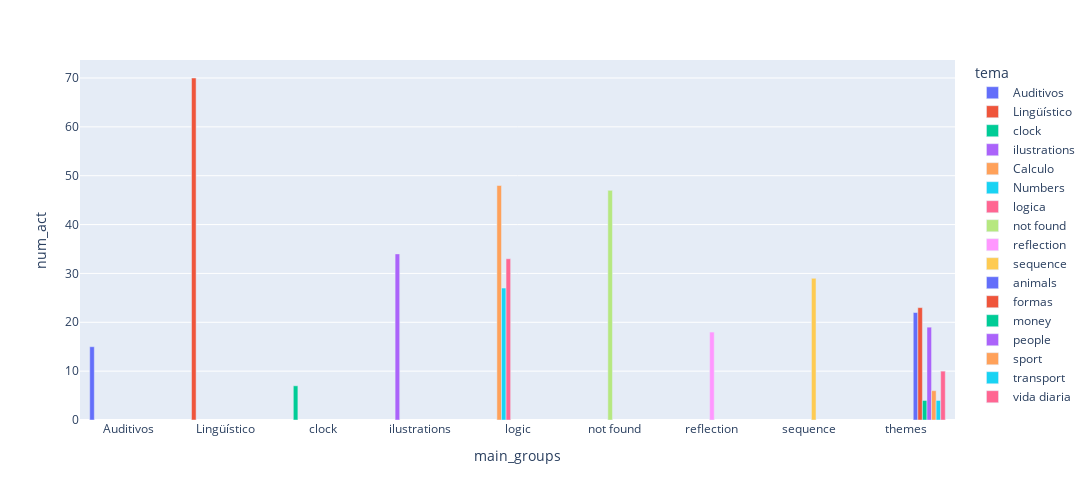

Write notebook code for a chart like this one.
### Code cell
data = pd.read_csv("classified_v1.csv")
import plotly.express as px
px.bar(
    (data.groupby(["main_groups", "tema"])["code"].nunique().reset_index(name= "num_act")),
    x = "main_groups",
    y = "num_act",
    color = "tema",
    barmode = "group",
    width=1500,   # increase width
    height=500
)

### Figure 1 — Plotly figure (JSON) as saved in the notebook; plotly's stock layout.template omitted (floating-point values rounded to 4 significant figures)
{"data": [{"alignmentgroup": "True", "hovertemplate": "tema=Auditivos<br>main_groups=%{x}<br>num_act=%{y}<extra></extra>", "legendgroup": "Auditivos", "marker": {"color": "#636efa", "pattern": {"shape": ""}}, "name": "Auditivos", "offsetgroup": "Auditivos", "orientation": "v", "showlegend": true, "textposition": "auto", "type": "bar", "x": ["Auditivos"], "xaxis": "x", "y": [15], "yaxis": "y"}, {"alignmentgroup": "True", "hovertemplate": "tema=Lingüístico<br>main_groups=%{x}<br>num_act=%{y}<extra></extra>", "legendgroup": "Lingüístico", "marker": {"color": "#EF553B", "pattern": {"shape": ""}}, "name": "Lingüístico", "offsetgroup": "Lingüístico", "orientation": "v", "showlegend": true, "textposition": "auto", "type": "bar", "x": ["Lingüístico"], "xaxis": "x", "y": [70], "yaxis": "y"}, {"alignmentgroup": "True", "hovertemplate": "tema=clock<br>main_groups=%{x}<br>num_act=%{y}<extra></extra>", "legendgroup": "clock", "marker": {"color": "#00cc96", "pattern": {"shape": ""}}, "name": "clock", "offsetgroup": "clock", "orientation": "v", "showlegend": true, "textposition": "auto", "type": "bar", "x": ["clock"], "xaxis": "x", "y": [7], "yaxis": "y"}, {"alignmentgroup": "True", "hovertemplate": "tema=ilustrations<br>main_groups=%{x}<br>num_act=%{y}<extra></extra>", "legendgroup": "ilustrations", "marker": {"color": "#ab63fa", "pattern": {"shape": ""}}, "name": "ilustrations", "offsetgroup": "ilustrations", "orientation": "v", "showlegend": true, "textposition": "auto", "type": "bar", "x": ["ilustrations"], "xaxis": "x", "y": [34], "yaxis": "y"}, {"alignmentgroup": "True", "hovertemplate": "tema=Calculo<br>main_groups=%{x}<br>num_act=%{y}<extra></extra>", "legendgroup": "Calculo", "marker": {"color": "#FFA15A", "pattern": {"shape": ""}}, "name": "Calculo", "offsetgroup": "Calculo", "orientation": "v", "showlegend": true, "textposition": "auto", "type": "bar", "x": ["logic"], "xaxis": "x", "y": [48], "yaxis": "y"}, {"alignmentgroup": "True", "hovertemplate": "tema=Numbers<br>main_groups=%{x}<br>num_act=%{y}<extra></extra>", "legendgroup": "Numbers", "marker": {"color": "#19d3f3", "pattern": {"shape": ""}}, "name": "Numbers", "offsetgroup": "Numbers", "orientation": "v", "showlegend": true, "textposition": "auto", "type": "bar", "x": ["logic"], "xaxis": "x", "y": [27], "yaxis": "y"}, {"alignmentgroup": "True", "hovertemplate": "tema=logica<br>main_groups=%{x}<br>num_act=%{y}<extra></extra>", "legendgroup": "logica", "marker": {"color": "#FF6692", "pattern": {"shape": ""}}, "name": "logica", "offsetgroup": "logica", "orientation": "v", "showlegend": true, "textposition": "auto", "type": "bar", "x": ["logic"], "xaxis": "x", "y": [33], "yaxis": "y"}, {"alignmentgroup": "True", "hovertemplate": "tema=not found<br>main_groups=%{x}<br>num_act=%{y}<extra></extra>", "legendgroup": "not found", "marker": {"color": "#B6E880", "pattern": {"shape": ""}}, "name": "not found", "offsetgroup": "not found", "orientation": "v", "showlegend": true, "textposition": "auto", "type": "bar", "x": ["not found"], "xaxis": "x", "y": [47], "yaxis": "y"}, {"alignmentgroup": "True", "hovertemplate": "tema=reflection<br>main_groups=%{x}<br>num_act=%{y}<extra></extra>", "legendgroup": "reflection", "marker": {"color": "#FF97FF", "pattern": {"shape": ""}}, "name": "reflection", "offsetgroup": "reflection", "orientation": "v", "showlegend": true, "textposition": "auto", "type": "bar", "x": ["reflection"], "xaxis": "x", "y": [18], "yaxis": "y"}, {"alignmentgroup": "True", "hovertemplate": "tema=sequence<br>main_groups=%{x}<br>num_act=%{y}<extra></extra>", "legendgroup": "sequence", "marker": {"color": "#FECB52", "pattern": {"shape": ""}}, "name": "sequence", "offsetgroup": "sequence", "orientation": "v", "showlegend": true, "textposition": "auto", "type": "bar", "x": ["sequence"], "xaxis": "x", "y": [29], "yaxis": "y"}, {"alignmentgroup": "True", "hovertemplate": "tema=animals<br>main_groups=%{x}<br>num_act=%{y}<extra></extra>", "legendgroup": "animals", "marker": {"color": "#636efa", "pattern": {"shape": ""}}, "name": "animals", "offsetgroup": "animals", "orientation": "v", "showlegend": true, "textposition": "auto", "type": "bar", "x": ["themes"], "xaxis": "x", "y": [22], "yaxis": "y"}, {"alignmentgroup": "True", "hovertemplate": "tema=formas<br>main_groups=%{x}<br>num_act=%{y}<extra></extra>", "legendgroup": "formas", "marker": {"color": "#EF553B", "pattern": {"shape": ""}}, "name": "formas", "offsetgroup": "formas", "orientation": "v", "showlegend": true, "textposition": "auto", "type": "bar", "x": ["themes"], "xaxis": "x", "y": [23], "yaxis": "y"}, {"alignmentgroup": "True", "hovertemplate": "tema=money<br>main_groups=%{x}<br>num_act=%{y}<extra></extra>", "legendgroup": "money", "marker": {"color": "#00cc96", "pattern": {"shape": ""}}, "name": "money", "offsetgroup": "money", "orientation": "v", "showlegend": true, "textposition": "auto", "type": "bar", "x": ["themes"], "xaxis": "x", "y": [4], "yaxis": "y"}, {"alignmentgroup": "True", "hovertemplate": "tema=people<br>main_groups=%{x}<br>num_act=%{y}<extra></extra>", "legendgroup": "people", "marker": {"color": "#ab63fa", "pattern": {"shape": ""}}, "name": "people", "offsetgroup": "people", "orientation": "v", "showlegend": true, "textposition": "auto", "type": "bar", "x": ["themes"], "xaxis": "x", "y": [19], "yaxis": "y"}, {"alignmentgroup": "True", "hovertemplate": "tema=sport<br>main_groups=%{x}<br>num_act=%{y}<extra></extra>", "legendgroup": "sport", "marker": {"color": "#FFA15A", "pattern": {"shape": ""}}, "name": "sport", "offsetgroup": "sport", "orientation": "v", "showlegend": true, "textposition": "auto", "type": "bar", "x": ["themes"], "xaxis": "x", "y": [6], "yaxis": "y"}, {"alignmentgroup": "True", "hovertemplate": "tema=transport<br>main_groups=%{x}<br>num_act=%{y}<extra></extra>", "legendgroup": "transport", "marker": {"color": "#19d3f3", "pattern": {"shape": ""}}, "name": "transport", "offsetgroup": "transport", "orientation": "v", "showlegend": true, "textposition": "auto", "type": "bar", "x": ["themes"], "xaxis": "x", "y": [4], "yaxis": "y"}, {"alignmentgroup": "True", "hovertemplate": "tema=vida diaria<br>main_groups=%{x}<br>num_act=%{y}<extra></extra>", "legendgroup": "vida diaria", "marker": {"color": "#FF6692", "pattern": {"shape": ""}}, "name": "vida diaria", "offsetgroup": "vida diaria", "orientation": "v", "showlegend": true, "textposition": "auto", "type": "bar", "x": ["themes"], "xaxis": "x", "y": [10], "yaxis": "y"}], "layout": {"barmode": "group", "height": 500, "legend": {"title": {"text": "tema"}, "tracegroupgap": 0}, "margin": {"t": 60}, "width": 1500, "xaxis": {"anchor": "y", "domain": [0, 1], "title": {"text": "main_groups"}}, "yaxis": {"anchor": "x", "domain": [0, 1], "title": {"text": "num_act"}}}}
